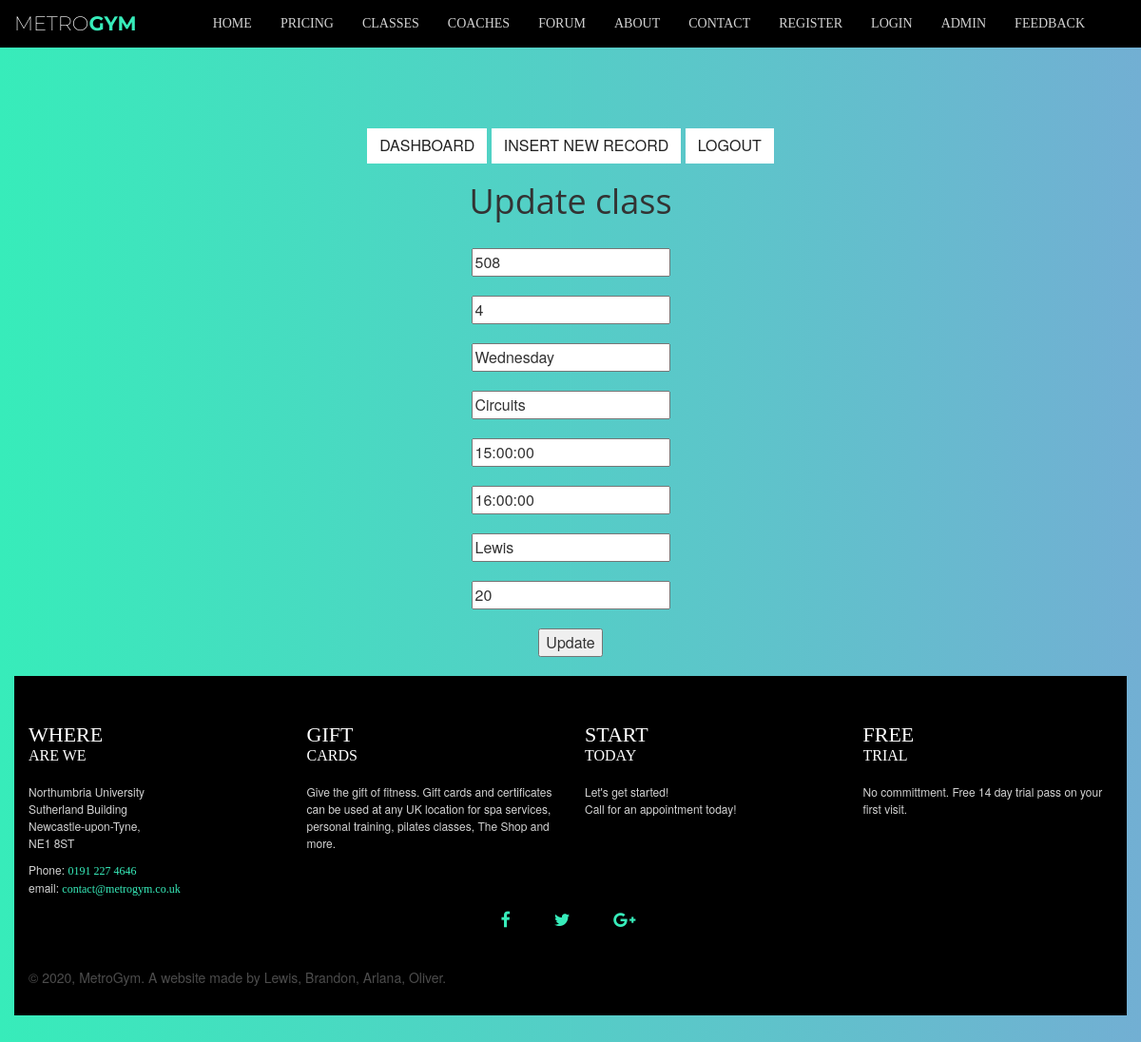
/admin/edit.php?class_id=508, run on the app's committed database.
### tables this page shows
CREATE TABLE `tblclasses` (
  `class_id` int(11) NOT NULL,
  `user_id` int(11) NOT NULL,
  `date` varchar(20) NOT NULL,
  `class` varchar(22) NOT NULL,
  `start` time NOT NULL,
  `finish` time NOT NULL,
  `instructor_name` text NOT NULL,
  `timetable_id` int(11) NOT NULL
);

### admin/edit.php (the view, shortened to what this page needs)
<?php
require_once "../server/config/config.php";
include('../group/global/makeHeader.php');
echo makeHeader();
$class_id = $_GET['class_id'];
$query = "SELECT * FROM tblclasses WHERE class_id = '$class_id'";
$result = mysqli_query($link, $query);
$row = mysqli_fetch_assoc($result);
?>
<!DOCTYPE html>
<html>
<head>
<link rel="stylesheet" href="style.css">
</head>
<body id="page-top" class="page admin">
<?php include('../group/global/makeNav.php');
    echo makeNav();
?>
<body>
<section class="admin">
     <div class="container">
     <div class ="row">
            <div style = "text-align: center;">
<p>
    <a class="btn btn-default" href="classes.php">Dashboard</a>
    <a class="btn btn-default" href="insert.php">Insert New Record</a>
    <a class="btn btn-default" href="AdminLogout.php">Logout</a>
</p>
<h1>Update class</h1>
<br>
<?php
if(isset($_POST['submit']))
{
    $class_id = $_POST['class_id'];
    $user_id = $_POST['user_id'];
    $date = $_POST['date'];
    $class = $_POST['class'];
    $start = $_POST['start'];
    $finish = $_POST['finish'];
    $instructor_name = $_POST['instructor_name'];
    $timetable_id = $_POST['timetable_id'];
    $update = "UPDATE tblclasses SET
                class_id = $class_id,
                user_id = $user_id,
                date = '$date',
                class = '$class',
                start = '$start',
                finish = '$finish',
                instructor_name = '$instructor_name',
                timetable_id = '$timetable_id'
                WHERE class_id = '$class_id'";
    if(mysqli_query($link, $update))
    {
        "successful";
    }
    else
    {
        "error: " . mysqli_error($link);
    }
    echo "<a href='view.php' class='btn btn-default'>View Updated class</a>";
}
else
{
?>
<div>
<form name="form" method="post" action="">
<p><input type="text" name="class_id" placeholder="Enter class_id"
required value="<?php echo $row["class_id"];?>" /></p>
<p><input type="text" name="user_id" placeholder="Enter user_id"
required value="<?php echo $row["user_id"];?>" /></p>
<p><input type="text" name="date" placeholder="Enter date"
required value="<?php echo $row["date"];?>" /></p>
<p><input type="text" name="class" placeholder="Enter class"
required value="<?php echo $row["class"];?>" /></p>
<p><input type="text" name="start" placeholder="Enter start time"
required value="<?php echo $row["start"];?>" /></p>
<p><input type="text" name="finish" placeholder="Enter finish time"
required value="<?php echo $row["finish"];?>" /></p>
<p><input type="text" name="instructor_name" placeholder="Enter instructor name"
required value="<?php echo $row["instructor_name"];?>" /></p>
<p><input type="text" name="timetable_id" placeholder="Enter timetable_id"
required value="<?php echo $row["timetable_id"];?>" /></p>
<p><input name="submit" type="submit" value="Update" /></p>
</form>
<?php } ?>
</div>
</div>
</body>
</html>
<?php
include('../group/global/makeFooter.php');
echo makeFooter();
?>

### resources/css/style.css (style rules this page uses)
html, body { height: 100%; width: 100%; }
body { font-family: 'ProximaNova-Regular', 'Helvetica Neue', Arial, sans-serif; }
a { -webkit-transition: all 0.35s; -moz-transition: all 0.35s; transition: all 0.35s; color: #37ecba; }
h1, h2, h3, h4 { font-family: 'Open Sans', 'Helvetica Neue', Arial, sans-serif; }
p { font-size: 16px; line-height: 1.5; margin-bottom: 20px; }
section { padding: 100px 0; }
.btn-default { color: #222222; background-color: white; border-color: white; -webkit-transition: all 0.35s; -moz-transition: all 0.35s; transition: all 0.35s; }
.btn { font-size: 16px; border-radius: 0px; text-transform: uppercase; }
body { -webkit-tap-highlight-color: #222222; background-color: #252525; }
.page { background-image: linear-gradient(to right, #37ecba 0%, #72afd3 100%); background-size: cover; padding-top: 35px; }

### data on the page
tblclasses: class_id "508", user_id "4", date "Wednesday", class "Circuits", start "15:00:00", finish "16:00:00", instructor_name "Lewis", timetable_id "20"
